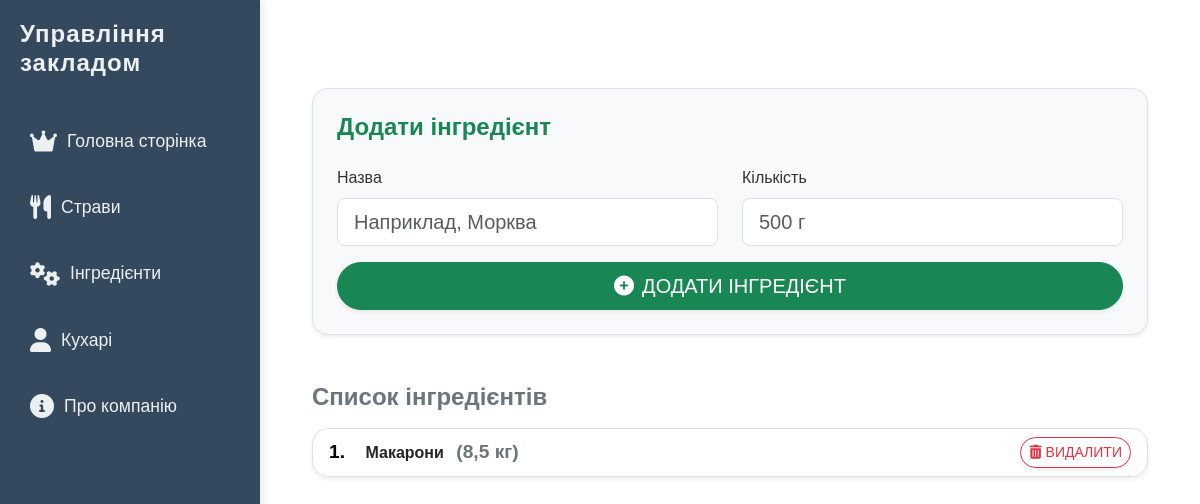
The page /ingredients/ on the database as committed earlier.
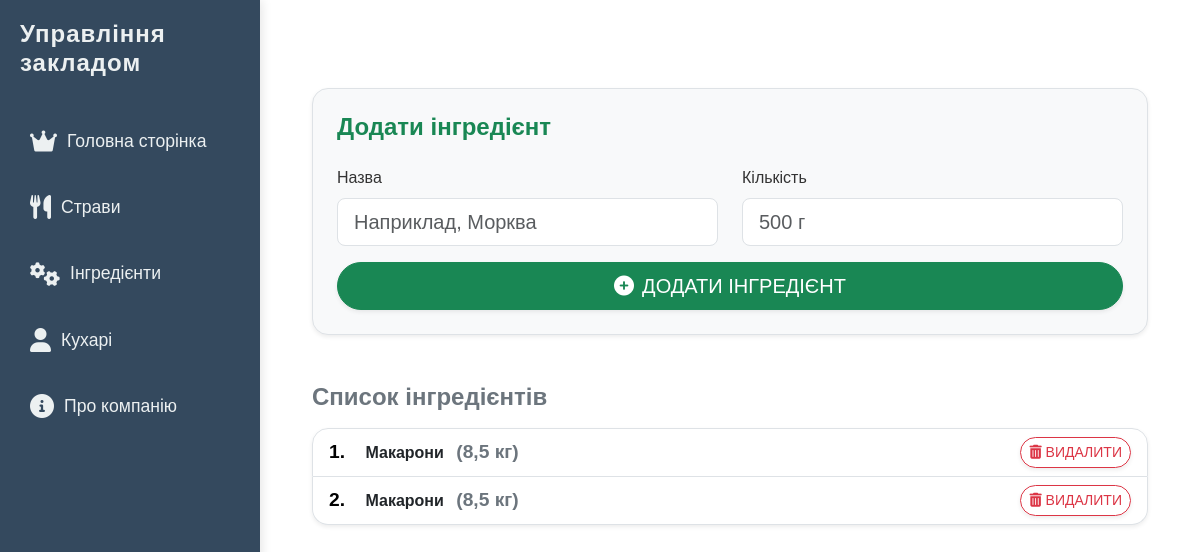
The same page on the database as committed later.
### kitchen_structure/models.py (models this page shows, shortened)
class Ingredient(models.Model):
    name = models.CharField(max_length=100)
    quantity = models.CharField(max_length=100)

### kitchen_structure/views.py (the view, shortened to what this page needs)
# urls.py: path('ingredients/', IngredientListView.as_view(), name='ingredients_view'),  # Інгредієнти
class IngredientListView(View):
    def get(self, request):
        ingredients = Ingredient.objects.all()
        return render(request, 'includes/kitchen_structure/ingredients_view.html', {'ingredients': ingredients})

### kitchen_structure/templates/includes/kitchen_structure/ingredients_view.html (shortened to what this page needs)
{% extends 'base.html' %}
{% block content %}
<div class="container py-5">
    <form method="POST" action="{{ request.path }}" class="p-4 rounded-4 shadow-sm bg-light border">
        <h4 class="mb-4 fw-bold text-success">Додати інгредієнт</h4>
        <div class="row mb-3">
            <div class="col-md-6">
                <label for="name" class="form-label">Назва</label>
                <input type="text" class="form-control form-control-lg" id="name" name="name" placeholder="Наприклад, Морква" required>
            </div>
            <div class="col-md-6">
                <label for="quantity" class="form-label">Кількість</label>
                <input type="text" class="form-control form-control-lg" id="quantity" name="quantity" placeholder="500 г" required>
            </div>
        </div>
        <button type="submit" class="btn btn-success btn-lg w-100 rounded-pill shadow-sm">
            <i class="fas fa-plus-circle me-2"></i>Додати інгредієнт
        </button>
    </form>
    <div class="mt-5">
        <h4 class="fw-bold text-secondary mb-3">Список інгредієнтів</h4>
        {% if ingredients %}
            <ul class="list-group shadow-sm rounded-4 custom-list">
                {% for ingredient in ingredients %}
                    <li class="list-group-item d-flex justify-content-between align-items-center custom-item">
                        <div>
                            <span class="fw-bold text-black" style="font-size: 1.2rem; margin-right: 1rem;">{{ forloop.counter }}.</span>
                            <strong>{{ ingredient.name }}</strong>
                            <span class="fw-bold text-secondary ms-2" style="font-size: 1.2rem;">
                                ({{ ingredient.quantity }})
                            </span>
                        </div>
                        <form method="POST" action="{% url 'kitchen_structure:delete_ingredient' ingredient.id %}" style="margin: 0;">
                            <button type="submit" class="btn btn-sm btn-outline-danger rounded-pill shadow-sm"
                                    onclick="return confirm('Ви впевнені, що хочете видалити цей інгредієнт?');">
                                <i class="fas fa-trash-alt"></i> Видалити
                            </button>
                        </form>
                    </li>
                {% endfor %}
            </ul>
        {% else %}
            <div class="alert alert-info mt-3" role="alert">
                Інгредієнтів ще немає.
            </div>
        {% endif %}
    </div>
</div>
<link rel="stylesheet" href="https://cdnjs.cloudflare.com/ajax/libs/font-awesome/6.0.0/css/all.min.css">
{% endblock %}

### kitchen_structure/templates/base.html (shortened to what this page needs)
{% load static %}
<!DOCTYPE html>
<html lang="uk">
<head>
    <link rel="stylesheet" href="https://cdn.jsdelivr.net/npm/bootstrap@5.3.0/dist/css/bootstrap.min.css">
    <link rel="stylesheet" href="https://cdnjs.cloudflare.com/ajax/libs/font-awesome/6.0.0-beta3/css/all.min.css">
    <link rel="stylesheet" href="{% static 'style.css' %}">
</head>
<body>
    <div class="sidebar">
        <h4>Управління закладом</h4>
        <ul class="nav flex-column">
            <li class="nav-item">
                <a class="nav-link" href="{% url 'kitchen_structure:head_page' %}">
                    <i class="fas fa-crown"></i> Головна сторінка
                </a>
            </li>
            <li class="nav-item">
                <a class="nav-link" href="{% url 'kitchen_structure:dishes_view' %}">
                    <i class="fas fa-utensils"></i> Страви
                </a>
            </li>
            <li class="nav-item">
                <a class="nav-link" href="{% url 'kitchen_structure:ingredients_view' %}">
                    <i class="fas fa-cogs"></i> Інгредієнти
                </a>
            </li>
            <li class="nav-item">
                <a class="nav-link" href="{% url 'kitchen_structure:chefs_list' %}">
                    <i class="fas fa-user"></i> Кухарі
                </a>
            </li>
            <li class="nav-item">
                <a class="nav-link" href="{% url 'kitchen_structure:about_company' %}">
                    <i class="fas fa-info-circle"></i> Про компанію
                </a>
            </li>
        </ul>
    </div>
    <div class="content">
        {% block content %}{% endblock %}
    </div>
</body>
</html>

### kitchen_structure/static/style.css (style rules this page uses)
body { font-family: 'Roboto', sans-serif; background-color: #F4F4F4; margin: 0; padding: 0; }
button { background-color: #FFCC00; color: white; border: none; padding: 12px 30px; font-size: 16px; cursor: pointer; border-radius: 30px; font-weight: 500; text-transform: uppercase; transition: background-color 0.3s ease, transform 0.3s ease; box-shadow: 0 4px 6px rgba(0, 0, 0, 0.1); outline: none; }
.sidebar { width: 350px; background-color: #005BBB; color: white; padding: 2rem; position: fixed; height: 100%; box-shadow: 3px 0 15px rgba(0, 0, 0, 0.1); transition: width 0.3s ease; }
.sidebar h4 { font-size: 1.5rem; margin-bottom: 30px; color: #FFD700; font-weight: 500; }
.sidebar .nav-item { margin-bottom: 20px; }
.sidebar .nav-link { color: #ecf0f1; font-size: 1.2rem; text-decoration: none; display: flex; align-items: center; transition: all 0.3s ease; }
.sidebar .nav-link i { font-size: 1.6rem; margin-right: 10px; }

### kitchen_structure/templates/base.html (style rules this page uses)
body { margin: 0; font-family: 'Poppins', sans-serif; background-color: #f7f7f7; color: #333; display: flex; height: 100vh; }
.sidebar { width: 260px; background-color: #34495e; color: #ecf0f1; padding: 20px; box-shadow: 2px 0 10px rgba(0, 0, 0, 0.1); position: fixed; height: 100%; z-index: 100; }
.sidebar h4 { font-size: 1.5rem; margin-bottom: 40px; font-weight: 600; letter-spacing: 1px; color: #ecf0f1; }
.sidebar .nav-item { margin-bottom: 20px; }
.sidebar .nav-link { color: #ecf0f1; font-size: 1.1rem; text-decoration: none; display: flex; align-items: center; transition: all 0.3s ease; padding: 10px; border-radius: 6px; }
.sidebar .nav-link i { font-size: 1.5rem; margin-right: 10px; }
.content { margin-left: 260px; padding: 40px 40px 20px 40px; background-color: #ffffff; flex-grow: 1; min-height: 100vh; }

### kitchen_structure/templates/includes/kitchen_structure/ingredients_view.html (style rules this page uses)
ul.custom-list { padding: 0; border: none; }

Rows that differ between the two databases and show on the page:
added Ingredient: name "Макарони", quantity "8,5 кг"
